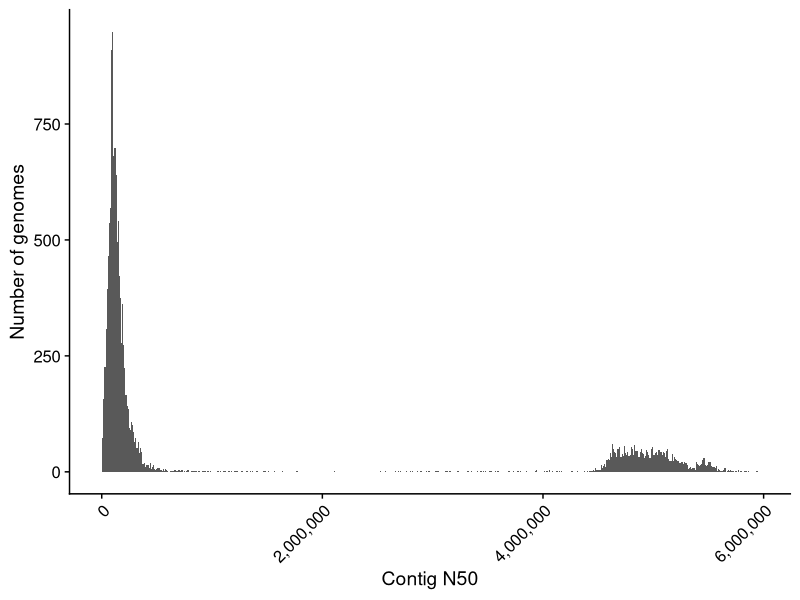
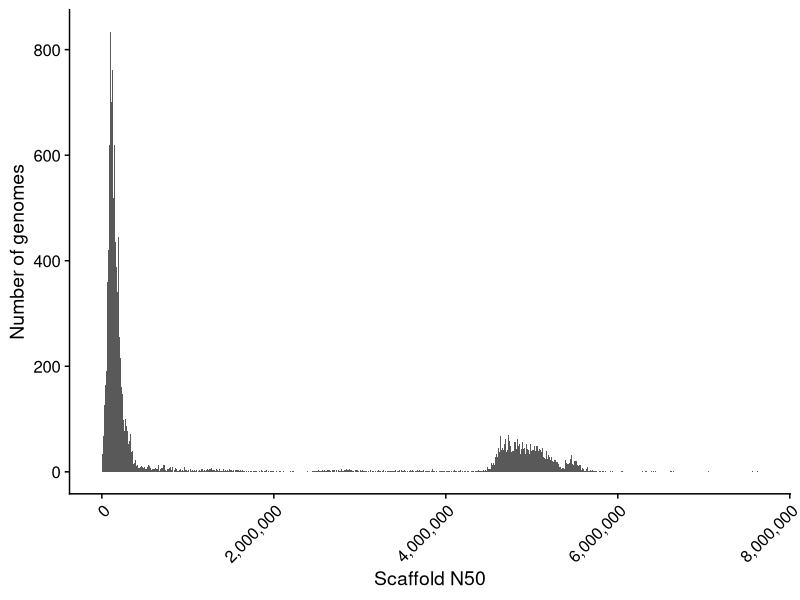
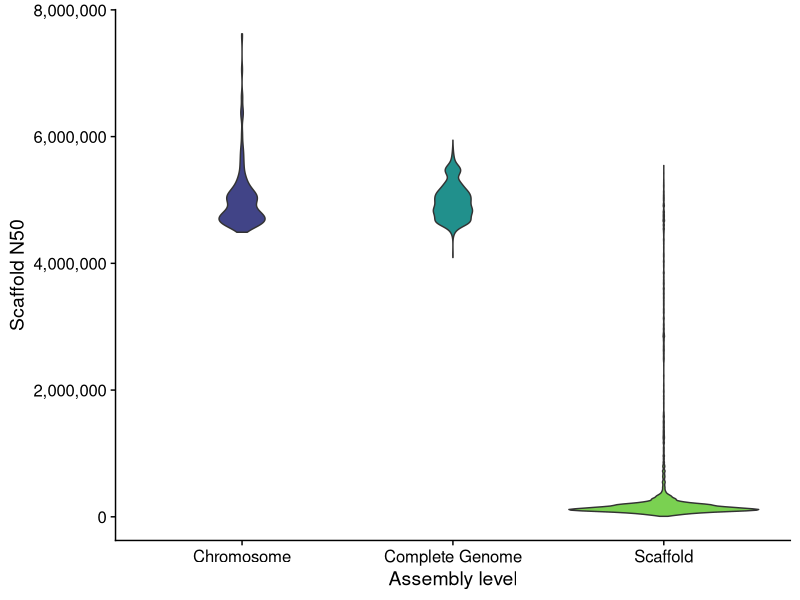
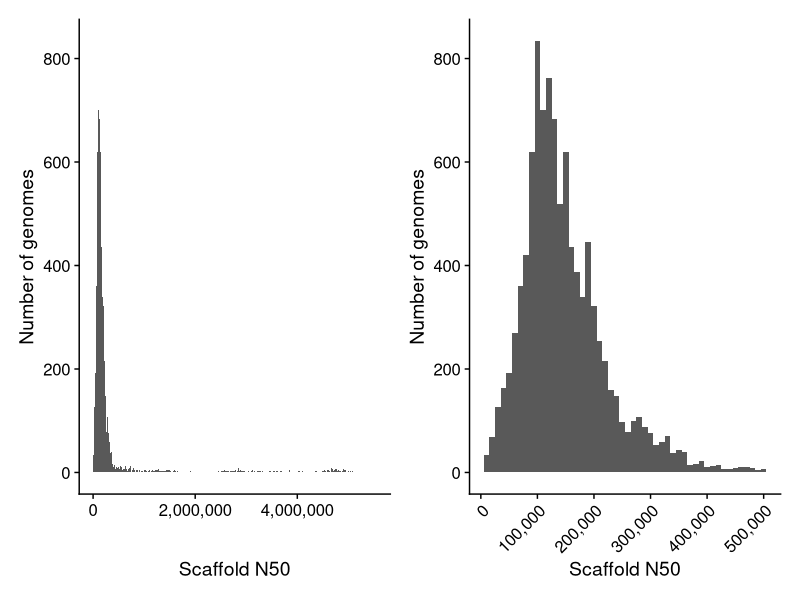

Here is the R script that generated these plots, in order:
## ---- chunk 1
#| warning: false
#| label: load-packages
#| cache: true

library(tidyverse)
library(readr)
library(readxl)
library(cowplot)
library(viridis)
library(patchwork)

theme_set(theme_cowplot(14))

## ---- chunk 2
#| warning: false
#| label: metadata-load
#| cache: true
metadata = read_xlsx('ecoli_ncbi_metadata.xlsx')

metadata = metadata %>% 
  distinct(assembly_name, .keep_all = T)
## ---- chunk 3
#| warning: false
#| label: scaffold_metadata
#| cache: true

metadata %>% 
  ggplot(aes(contig_n50)) +
  geom_histogram(binwidth = 10000) +
  scale_x_continuous(labels = scales::comma) +
  labs(x = "Contig N50", y = "Number of genomes") +
  theme_cowplot(14) +
  theme(axis.text.x = element_text(angle = 45, hjust = 1)) 


# plot distribution of scaffold_n50
metadata %>% 
  ggplot(aes(scaffold_n50)) +
  geom_histogram(binwidth = 10000) +
  scale_x_continuous(labels = scales::comma) +
  labs(x = "Scaffold N50", y = "Number of genomes") +
  theme_cowplot(14) +
  theme(axis.text.x = element_text(angle = 45, hjust = 1)) 
## ---- chunk 4
#| warning: false
#| cache: true
# plot scaffold distribution by assembly level with violin plot
metadata %>% 
  ggplot(aes(assembly_level, scaffold_n50, fill = assembly_level)) +
  geom_violin(show.legend = F) +
  # plot mean and sd as pointrange
  stat_summary(fun.data = mean_sdl, geom = "pointrange", 
               fun.args = list(mult = 1), color = "black",
               show.legend = F) +
  scale_y_continuous(labels = scales::comma) +
  labs(x = "Assembly level", y = "Scaffold N50") +
  theme(axis.text.x = element_text(angle = 45, hjust = 1)) +
  scale_fill_viridis(discrete = T, begin = 0.2, end = 0.8) +
  theme_cowplot(14)

## ---- chunk 5
#| warning: false
#| cache: true

# show scaffold distribution of assembly_level == scaffold
p1 = metadata %>% 
  filter(assembly_level == 'Scaffold') %>% 
  ggplot(aes(scaffold_n50)) +
  geom_histogram(binwidth = 10000) +
  scale_x_continuous(labels = scales::comma) +
  labs(x = "Scaffold N50", y = "Number of genomes") +
  theme(axis.text.x = element_text(angle = 45, hjust = 1)) +
  theme_cowplot(14)

p2 = metadata %>% 
  filter(assembly_level == 'Scaffold') %>%
  filter(scaffold_n50 < 500000) %>% 
  ggplot(aes(scaffold_n50)) +
  geom_histogram(binwidth = 10000) +
  scale_x_continuous(labels = scales::comma) +
  labs(x = "Scaffold N50", y = "Number of genomes") +
  theme_cowplot(14) +
  theme(axis.text.x = element_text(angle = 45, hjust = 1)) 


# show them with patchwork
p1 + p2

metadata_filt = metadata %>% filter(scaffold_n50 > 100000)
dims = dim(metadata_filt)
dims[1]
## ---- chunk 6
#| warning: false
#| cache: true

metadata_filt %>% 
  mutate(checkM_completeness_class = 
           case_when(is.na(checkM_completeness) ~ 'NA',
                     checkM_completeness < 95 ~ "< 95%",
                     checkM_completeness >= 95 ~ ">= 95%")) %>% 
  count(checkM_completeness_class) %>% print

metadata_filt %>% 
  mutate(checkM_contamination_class = 
           case_when(is.na(checkM_contamination) ~ 'NA',
                     checkM_contamination > 1 ~ "> 1%",
                     checkM_contamination <= 1 ~ "<= 1%")) %>% 
  count(checkM_contamination_class) %>% print


metadata_filt = metadata_filt %>% 
  filter(checkM_completeness > 95,
         checkM_contamination < 1) %>% 
  filter(seq_length < 7000000)

dim_filt = metadata_filt %>% dim
